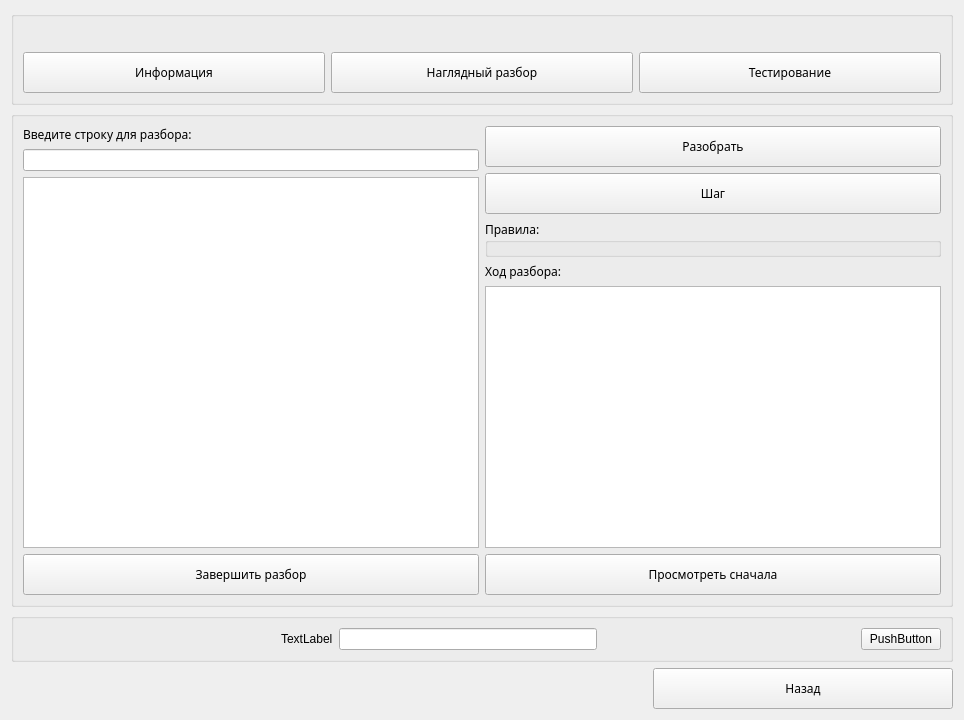
<?xml version="1.0" encoding="UTF-8"?>
<ui version="4.0">
 <class>Form</class>
 <widget class="QWidget" name="Form">
  <property name="geometry">
   <rect>
    <x>0</x>
    <y>0</y>
    <width>964</width>
    <height>720</height>
   </rect>
  </property>
  <property name="windowTitle">
   <string>Методы грамматического разбора</string>
  </property>
  <layout class="QVBoxLayout" name="verticalLayout_8">
   <item>
    <widget class="QGroupBox" name="grboxMenu">
     <property name="title">
      <string/>
     </property>
     <layout class="QVBoxLayout" name="verticalLayout_2">
      <item>
       <layout class="QVBoxLayout" name="verticalLayout">
        <item>
         <widget class="QLabel" name="lblName">
          <property name="font">
           <font>
            <family>Century Gothic</family>
            <pointsize>11</pointsize>
           </font>
          </property>
          <property name="text">
           <string>&lt;AlgName&gt;</string>
          </property>
          <property name="alignment">
           <set>Qt::AlignCenter</set>
          </property>
         </widget>
        </item>
        <item>
         <layout class="QHBoxLayout" name="horizontalLayout">
          <item>
           <widget class="QPushButton" name="btnInform">
            <property name="minimumSize">
             <size>
              <width>300</width>
              <height>41</height>
             </size>
            </property>
            <property name="font">
             <font>
              <family>Century Gothic</family>
              <pointsize>9</pointsize>
             </font>
            </property>
            <property name="text">
             <string>Информация</string>
            </property>
           </widget>
          </item>
          <item>
           <widget class="QPushButton" name="btnParse">
            <property name="minimumSize">
             <size>
              <width>300</width>
              <height>41</height>
             </size>
            </property>
            <property name="font">
             <font>
              <family>Century Gothic</family>
              <pointsize>9</pointsize>
             </font>
            </property>
            <property name="text">
             <string>Наглядный разбор</string>
            </property>
           </widget>
          </item>
          <item>
           <widget class="QPushButton" name="btnTest">
            <property name="minimumSize">
             <size>
              <width>300</width>
              <height>41</height>
             </size>
            </property>
            <property name="font">
             <font>
              <family>Century Gothic</family>
              <pointsize>9</pointsize>
             </font>
            </property>
            <property name="text">
             <string>Тестирование</string>
            </property>
           </widget>
          </item>
         </layout>
        </item>
       </layout>
      </item>
     </layout>
    </widget>
   </item>
   <item>
    <widget class="QGroupBox" name="grboxParse">
     <property name="title">
      <string/>
     </property>
     <layout class="QVBoxLayout" name="verticalLayout_6">
      <item>
       <layout class="QVBoxLayout" name="verticalLayout_5">
        <item>
         <layout class="QHBoxLayout" name="horizontalLayout_3">
          <item>
           <layout class="QVBoxLayout" name="verticalLayout_4">
            <item>
             <widget class="QLabel" name="lblAboutStr">
              <property name="font">
               <font>
                <family>Century Gothic</family>
                <pointsize>9</pointsize>
               </font>
              </property>
              <property name="text">
               <string>Введите строку для разбора:</string>
              </property>
             </widget>
            </item>
            <item>
             <widget class="QLineEdit" name="lineInpStr"/>
            </item>
            <item>
             <widget class="QTableView" name="tableView"/>
            </item>
           </layout>
          </item>
          <item>
           <layout class="QVBoxLayout" name="verticalLayout_3">
            <item>
             <widget class="QPushButton" name="btnStart">
              <property name="minimumSize">
               <size>
                <width>0</width>
                <height>41</height>
               </size>
              </property>
              <property name="font">
               <font>
                <family>Century Gothic</family>
                <pointsize>9</pointsize>
               </font>
              </property>
              <property name="text">
               <string>Разобрать</string>
              </property>
             </widget>
            </item>
            <item>
             <widget class="QPushButton" name="btnStep">
              <property name="minimumSize">
               <size>
                <width>0</width>
                <height>41</height>
               </size>
              </property>
              <property name="font">
               <font>
                <family>Century Gothic</family>
                <pointsize>9</pointsize>
               </font>
              </property>
              <property name="text">
               <string>Шаг</string>
              </property>
             </widget>
            </item>
            <item>
             <widget class="QGroupBox" name="ruleBox">
              <property name="font">
               <font>
                <family>Century Gothic</family>
                <pointsize>9</pointsize>
               </font>
              </property>
              <property name="title">
               <string>Правила:</string>
              </property>
             </widget>
            </item>
            <item>
             <widget class="QLabel" name="label_3">
              <property name="font">
               <font>
                <family>Century Gothic</family>
                <pointsize>9</pointsize>
               </font>
              </property>
              <property name="text">
               <string>Ход разбора:</string>
              </property>
             </widget>
            </item>
            <item>
             <widget class="QListView" name="listView"/>
            </item>
           </layout>
          </item>
         </layout>
        </item>
        <item>
         <layout class="QHBoxLayout" name="horizontalLayout_2">
          <item>
           <widget class="QPushButton" name="btmStopAndRefresh">
            <property name="minimumSize">
             <size>
              <width>0</width>
              <height>41</height>
             </size>
            </property>
            <property name="font">
             <font>
              <family>Century Gothic</family>
              <pointsize>9</pointsize>
             </font>
            </property>
            <property name="text">
             <string>Завершить разбор</string>
            </property>
           </widget>
          </item>
          <item>
           <widget class="QPushButton" name="btnRepeat">
            <property name="minimumSize">
             <size>
              <width>0</width>
              <height>41</height>
             </size>
            </property>
            <property name="font">
             <font>
              <family>Century Gothic</family>
              <pointsize>9</pointsize>
             </font>
            </property>
            <property name="text">
             <string>Просмотреть сначала</string>
            </property>
           </widget>
          </item>
         </layout>
        </item>
       </layout>
      </item>
     </layout>
    </widget>
   </item>
   <item>
    <widget class="QGroupBox" name="grboxTest">
     <property name="title">
      <string/>
     </property>
     <layout class="QVBoxLayout" name="verticalLayout_7">
      <item>
       <layout class="QHBoxLayout" name="horizontalLayout_4">
        <item>
         <spacer name="horizontalSpacer">
          <property name="orientation">
           <enum>Qt::Horizontal</enum>
          </property>
          <property name="sizeHint" stdset="0">
           <size>
            <width>40</width>
            <height>20</height>
           </size>
          </property>
         </spacer>
        </item>
        <item>
         <widget class="QLabel" name="label_4">
          <property name="text">
           <string>TextLabel</string>
          </property>
         </widget>
        </item>
        <item>
         <widget class="QLineEdit" name="lineEdit_2"/>
        </item>
        <item>
         <spacer name="horizontalSpacer_2">
          <property name="orientation">
           <enum>Qt::Horizontal</enum>
          </property>
          <property name="sizeHint" stdset="0">
           <size>
            <width>40</width>
            <height>20</height>
           </size>
          </property>
         </spacer>
        </item>
        <item>
         <widget class="QPushButton" name="pushButton_7">
          <property name="text">
           <string>PushButton</string>
          </property>
         </widget>
        </item>
       </layout>
      </item>
     </layout>
    </widget>
   </item>
   <item>
    <layout class="QHBoxLayout" name="horizontalLayout_5">
     <item>
      <spacer name="horizontalSpacer_3">
       <property name="orientation">
        <enum>Qt::Horizontal</enum>
       </property>
       <property name="sizeHint" stdset="0">
        <size>
         <width>40</width>
         <height>20</height>
        </size>
       </property>
      </spacer>
     </item>
     <item>
      <widget class="QPushButton" name="btnBack">
       <property name="minimumSize">
        <size>
         <width>300</width>
         <height>41</height>
        </size>
       </property>
       <property name="font">
        <font>
         <family>Century Gothic</family>
         <pointsize>9</pointsize>
        </font>
       </property>
       <property name="text">
        <string>Назад</string>
       </property>
      </widget>
     </item>
    </layout>
   </item>
  </layout>
 </widget>
 <resources/>
 <connections/>
</ui>
